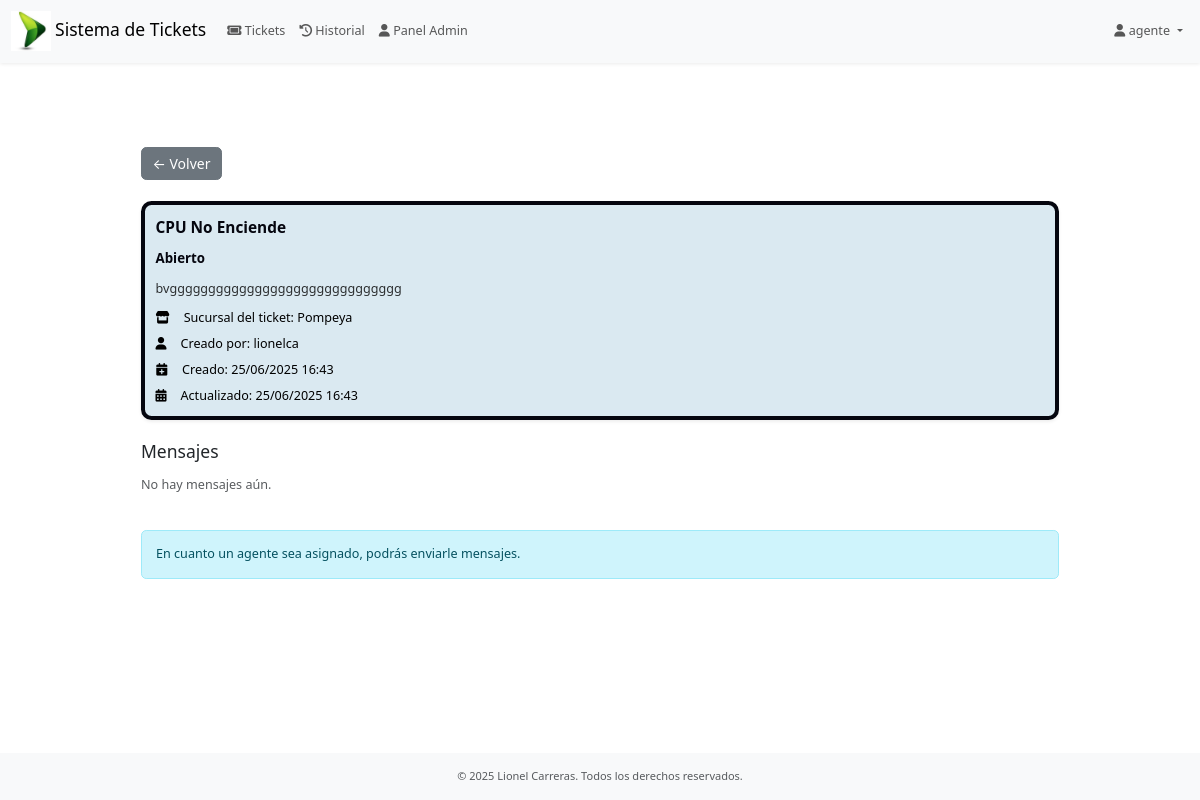
The app's page /soporte/ticket_agente/88/ (signed in) with its own data.
### users/models.py (models this page shows)
class CustomUser(AbstractUser):
    sucursal = models.ForeignKey(
       'soporte.Sucursal',
        verbose_name= "Sucursal",
        on_delete=models.SET_NULL,
        null=True,
        blank=True,
        db_column='sucursalid_usuario',
    )
    must_change_password = models.BooleanField(
        default=True,
        help_text="Si es True, el usuario debe cambiar la contraseña en su próximo inicio de sesión."
    )

### soporte/models.py (models this page shows, shortened)
class Ticket(models.Model):
    titulo           = models.CharField("Título", max_length=200)
    descripcion      = models.TextField("Descripción", blank=True)
    creado_por       = models.ForeignKey(
        settings.AUTH_USER_MODEL,
        verbose_name="Creado por",
        related_name="tickets_creados",
        on_delete=models.CASCADE
    )
    asignado_a       = models.ForeignKey(
        settings.AUTH_USER_MODEL,
        verbose_name="Asignado a",
        related_name="tickets_asignados",
        null=True, blank=True,
        on_delete=models.SET_NULL
    )
    estado           = models.ForeignKey(
        EstadoTicket,
        verbose_name="Estado",
        on_delete=models.PROTECT
    )
    sucursal = models.ForeignKey('soporte.Sucursal',verbose_name="Sucursal del ticket",on_delete=models.PROTECT,db_column='sucursalid_ticket'
    )
    usuario_ip = models.CharField(
        "IP del usuario",
        max_length=20,
        null=True,
        blank=True
    )
    categoria = models.ForeignKey(
        CategoriaProblema,
        verbose_name="Categoría del problema",
        null=True, blank=True,
        on_delete=models.PROTECT,
        related_name='tickets_por_categoria'
    )
    problema = models.ForeignKey(
        ProblemaComun,
        verbose_name="Problema común",
        null=True, blank=True,
        on_delete=models.PROTECT,
        related_name='tickets_por_problema'
    )
    imagen_error     = models.ImageField(
        "Imagen del error",
        upload_to="tickets/",
        null=True, blank=True
    )
    motivo_anulacion = models.TextField("Motivo de anulación", null=True, blank=True)
    fecha_creado     = models.DateTimeField("Fecha de creación", auto_now_add=True)
    fecha_actualizado= models.DateTimeField("Fecha de actualización", auto_now=True)
    class Meta:
        verbose_name = "Ticket"
        verbose_name_plural = "Tickets"
        ordering = ['-fecha_creado']

class EstadoTicket(models.Model):
    nombre = models.CharField("Estado", max_length=50, unique=True)
    class Meta:
        verbose_name = "Estado de Ticket"
        verbose_name_plural = "Estados de Ticket"
        ordering = ['nombre']

class Sucursal(models.Model):
    id = models.IntegerField(primary_key=True)
    nombre = models.CharField("Nombre de la Sucursal", max_length=100, unique=True, null=True, blank=True)
    class Meta:
        verbose_name = "Sucursal"
        verbose_name_plural = "Sucursales"
        ordering = ['id']

### soporte/views.py (the view)
# urls.py: path('ticket_agente/<int:ticket_id>/', views.detail_ticket, name='detail_ticket'),
@login_required
@group_required('agente')
def detail_ticket(request, ticket_id):
    ticket = get_object_or_404(Ticket, pk=ticket_id)
    mensajes = ticket.mensajes.order_by('fecha_envio')
    if request.method == 'POST':
        form = MessageForm(request.POST)
        if form.is_valid():
            msg = form.save(commit=False)
            msg.ticket  = ticket
            msg.emisor  = request.user
            msg.receptor = ticket.creado_por
            msg.save()
            return redirect('soporte:detail_ticket', ticket_id=ticket_id)
    else:
        form = MessageForm()
    return render(request, 'soporte/agentes/detail_ticket.html', {
        'ticket':   ticket,
        'mensajes': mensajes,
        'form':     form,
    })

### soporte/views.py (called while the page is built)
def group_required(group_name):
    def in_group(u):
        return u.is_authenticated and u.groups.filter(name=group_name).exists()
    return user_passes_test(in_group, login_url='users:login')

### soporte/templates/soporte/agentes/detail_ticket.html (shortened to what this page needs)
{% extends 'soporte/app.html' %}
{% load static %}
{% block extra_css %}
  <link rel="stylesheet" href="{% static 'css/style.css' %}">
{% endblock %}
{% block content %}
<div class="container py-5">
  <a href="{% url 'soporte:dashboard_agente' %}" class="btn btn-secondary mb-4">
    ← Volver
  </a>
  <div class="pricing-card shadow-sm mb-4">
    <div class="pricing-block-content">
      <div class="pricing-plan">{{ ticket.titulo }}</div>
      <div class="price-value">{{ ticket.estado.nombre }}</div>
      <div class="pricing-note">{{ ticket.descripcion|default:"— sin descripción —" }}</div>
      <div class="check-list">
        <div class="check-list-item">
          <i class="fas fa-store me-2"></i>
          Sucursal del ticket: {{ ticket.sucursal.nombre }}
        </div>
        <div class="check-list-item">
          <i class="fas fa-user me-2"></i>
          Creado por: {{ ticket.creado_por.username }}
        </div>
        <div class="check-list-item">
          <i class="fas fa-calendar-plus me-2"></i>
          Creado: {{ ticket.fecha_creado|date:"SHORT_DATETIME_FORMAT" }}
        </div>
        <div class="check-list-item">
          <i class="fas fa-calendar-alt me-2"></i>
          Actualizado: {{ ticket.fecha_actualizado|date:"SHORT_DATETIME_FORMAT" }}
        </div>
      </div>
    </div>
  </div>
  <h5 class="mb-3">Mensajes</h5>
  <div class="overflow-auto mb-4" style="max-height: 50vh;">
    <div class="d-flex flex-column gap-3">
      {% for m in mensajes %}
        <div class="pricing-card {% if m.emisor == request.user %}bg-light text-end{% endif %}">
          <div class="pricing-block-content">
            <div class="check-list-item">
              <i class="fas fa-user-circle me-2"></i>
              <strong>{{ m.emisor.username }}</strong>
              <small class="text-muted ms-2">{{ m.fecha_envio|date:"SHORT_DATETIME_FORMAT" }}</small>
            </div>
            <div class="pricing-note mt-2">{{ m.contenido }}</div>
          </div>
        </div>
      {% empty %}
        <p class="text-muted">No hay mensajes aún.</p>
      {% endfor %}
    </div>
  </div>
  {% if ticket.estado_id == 3 %}
    <div class="alert alert-warning">
      Este ticket está cerrado. No puedes enviar mensajes.
    </div>
  {% else %}
    <div class="alert alert-info">
      En cuanto un agente sea asignado, podrás enviarle mensajes.
    </div>
  {% endif %}
</div>
{% endblock %}

### soporte/templates/soporte/partials/navbar.html (shortened to what this page needs)
{% load static %}
<nav class="navbar navbar-expand-lg navbar-light bg-light shadow-sm">
  <div class="container-fluid">
    <a class="navbar-brand" href="{% if user.group.name == 'usuario' %}">
      {% url 'soporte:dashboard_usuario' %}
    {% else %}
      {% url 'soporte:dashboard_agente' %}"
    {% endif %}>
       <img src="{% static 'images/logo.jpeg' %}" alt="Logo" class="img-fluid" style="max-height: 40px;"></i> Sistema de Tickets
    </a>
    <div class="collapse navbar-collapse" id="mainNav">
      <ul class="navbar-nav me-auto mb-2 mb-lg-0">
        {% if perms.soporte.view_ticket %}
          <li class="nav-item">
            <a class="nav-link" href="/soporte/dashboard/agentes/">
              <i class="fa-solid fa-ticket"></i> Tickets
            </a>
          </li>
        {% endif %}
         {% if perms.soporte.view_ticket %}
            <li class="nav-item">
              <a class="nav-link"
                href="{% url 'soporte:ticket_historico' %}">
                <i class="fa-solid fa-clock-rotate-left"></i> Historial
              </a>
            </li>
          {% endif %}
        {% if perms.soporte.view_ticket %}
          <li class="nav-item">
            <a class="nav-link" href="/admin/">
              <i class="fas fa-user"></i> Panel Admin
            </a>
          </li>
        {% endif %}
      </ul>
      <ul class="navbar-nav ms-auto">
        {% if user.is_authenticated %}
    <li class="nav-item dropdown">
      <a
        class="nav-link dropdown-toggle"
        href="#"
        id="userMenu"
        role="button"
        data-bs-toggle="dropdown"
        aria-expanded="false"
      >
        <i class="fas fa-user"></i> {{ user.username }}
      </a>
        </li>
      </ul>
  {% else %}
    <li class="nav-item">
      <a class="nav-link" href="{% url 'users:login' %}">
        <i class="fas fa-sign-in-alt"></i> Iniciar sesión
      </a>
    </li>
  {% endif %}
    </div>
  </div>
</nav>

### static/css/style.css (style rules this page uses)
.pricing-card { background: #dae9f1; padding: 0.75rem; border-radius: 0.75rem; border: 0.5vmin solid #05060f; box-shadow: 0.4rem 0.4rem #05060f; overflow: hidden; color: black; display: flex; flex-direction: column; }
.pricing-block-content { flex: 1; display: flex; flex-direction: column; gap: 0.75rem; }
.pricing-plan { color: #05060f; font-size: 1.1rem; font-weight: 700; }
.price-value { color: #05060f; font-size: 0.95rem; font-weight: 700; }
.pricing-note { opacity: 0.8; }
.check-list { display: flex; flex-direction: column; gap: 0.5rem; }
.check-list-item { display: flex; align-items: center; gap: 0.5rem; }

### soporte/templates/soporte/app.html (style rules this page uses)
.container { max-width: 960px !important; }
@media (max-width: 1366px) { html { font-size: 90%; } }
@media (max-width: 1366px) { .pricing-card { padding: 0.6rem; } }
html { font-size: 87.5%; }
body { font-size: 0.9rem; }

### records on screen
CustomUser: username "agente"
Ticket: titulo "CPU No Enciende", estado.nombre "Abierto", descripcion "bvgggggggggggggggggggggggggggggg", sucursal.nombre "Pompeya", creado_por.username "lionelca", fecha_creado "25/06/2025 16:43", fecha_actualizado "25/06/2025 16:43"
